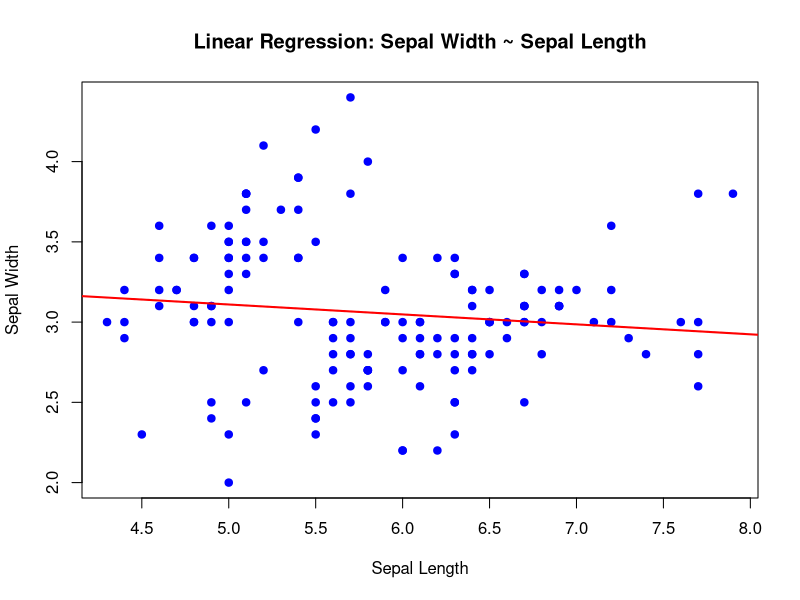

Here is the R script that generated this plot:
## ---- chunk 1
knitr::opts_chunk$set(echo = TRUE)
## ---- chunk 2
# Load dataset
data(iris)

# Fit a linear regression model: Sepal.Width ~ Sepal.Length
lm_model <- lm(Sepal.Width ~ Sepal.Length, data = iris)

# Model summary
summary(lm_model)

# Predictions for new Sepal.Length values within the range of iris data
new_data <- data.frame(Sepal.Length = c(5, 6, 7))
predictions <- predict(lm_model, new_data, interval = "confidence")
predictions

# Plot data with regression line
plot(iris$Sepal.Length, iris$Sepal.Width, 
     pch = 19, col = "blue", 
     xlab = "Sepal Length", ylab = "Sepal Width",
     main = "Linear Regression: Sepal Width ~ Sepal Length") 
abline(lm_model, col = "red", lwd = 2)

